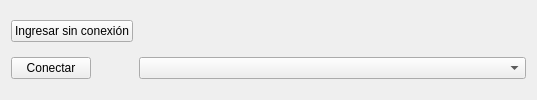
<?xml version="1.0" encoding="UTF-8"?>
<ui version="4.0">
 <class>MainWindow</class>
 <widget class="QMainWindow" name="MainWindow">
  <property name="windowModality">
   <enum>Qt::NonModal</enum>
  </property>
  <property name="geometry">
   <rect>
    <x>0</x>
    <y>0</y>
    <width>537</width>
    <height>100</height>
   </rect>
  </property>
  <property name="sizePolicy">
   <sizepolicy hsizetype="Preferred" vsizetype="Preferred">
    <horstretch>0</horstretch>
    <verstretch>0</verstretch>
   </sizepolicy>
  </property>
  <property name="minimumSize">
   <size>
    <width>100</width>
    <height>100</height>
   </size>
  </property>
  <property name="windowTitle">
   <string>Serial Terminal</string>
  </property>
  <widget class="QWidget" name="centralWidget">
   <property name="enabled">
    <bool>true</bool>
   </property>
   <layout class="QGridLayout" name="gridLayout">
    <item row="1" column="2">
     <widget class="QComboBox" name="comboBoxPort">
      <property name="enabled">
       <bool>true</bool>
      </property>
      <property name="sizePolicy">
       <sizepolicy hsizetype="Expanding" vsizetype="Preferred">
        <horstretch>0</horstretch>
        <verstretch>0</verstretch>
       </sizepolicy>
      </property>
      <property name="maximumSize">
       <size>
        <width>16777215</width>
        <height>16777215</height>
       </size>
      </property>
      <property name="currentIndex">
       <number>-1</number>
      </property>
      <property name="maxVisibleItems">
       <number>4</number>
      </property>
     </widget>
    </item>
    <item row="0" column="0">
     <widget class="QPushButton" name="sinConexionPushButton">
      <property name="text">
       <string>Ingresar sin conexión</string>
      </property>
     </widget>
    </item>
    <item row="1" column="0">
     <widget class="QPushButton" name="pushButtonConectar">
      <property name="sizePolicy">
       <sizepolicy hsizetype="Fixed" vsizetype="Fixed">
        <horstretch>0</horstretch>
        <verstretch>0</verstretch>
       </sizepolicy>
      </property>
      <property name="text">
       <string>Conectar</string>
      </property>
     </widget>
    </item>
   </layout>
  </widget>
 </widget>
 <layoutdefault spacing="6" margin="11"/>
 <resources/>
 <connections/>
</ui>
